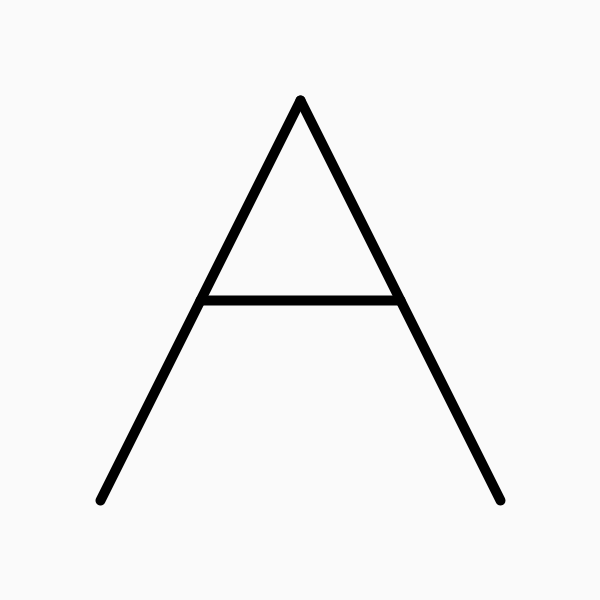
Frame 1 (no input)
Frame 60 (the mouse pressed at the canvas centre just before this capture): identical to frame 1, image omitted
Frame 120 (the mouse held since frame 60 and released just before this capture): identical to frame 1, image omitted

The Processing sketch that drew this single still picture (run headless with seeded random() and noise(); from frame 60 on, the mouse is pressed at the canvas centre):

// Processing sketch: letter_moving
// ── letter_moving.pde
// Velocity of motion
int velocity = 5;
// Image variable
PImage img;
// Variables to track keyboard presses
boolean keyboard_w = false, keyboard_s = false, keyboard_a = false, keyboard_d = false;
// Variables to track previous direction of motion - options are "w", "a", "s", "d", "none"
String was_vertical = "none", was_horizontal = "none";

// Vertex class
public class Vertex {
  int x = 0;
  int y = 0;
  boolean going_down = false;
  boolean going_up = false;
  boolean going_left = false;
  boolean going_right = false;
  boolean at_top = false;
  boolean at_bottom = false;
  boolean at_left = false;
  boolean at_right = false;
  
  // Vertex class
  public Vertex(int input_x, int input_y) {
    x = input_x;
    y = input_y;
  }
  
  // Move the vertex down
  public void move_down(){
    y += velocity;
  }
  
  // Move the vertex up
  public void move_up(){
    y -= velocity;
  }
  
  // Move the vertex left
  public void move_left(){
    x -= velocity;
  }
  
  // Move the vertex right
  public void move_right(){
    x += velocity;
  }
  
  // Flips the current direction for vertical
  public void flip_vertical_dir(){
    going_down = !going_down;
    going_up = !going_up;
  }
  
  // Flips the current direction for horizontal
  public void flip_horizontal_dir(){
    going_left = !going_left;
    going_right = !going_right;
  }
  
  // Checks if the vertex has hit the left or right bounds
  private void check_x_bounds(){
    if (x == 0){
      at_left = true;
      at_right = false;
    } else if (x == 600){
      at_left = false;
      at_right = true;
    }
  }
  
  // Moves the vertex horizontally
  public void move_horizontal(){
    check_x_bounds();
    if (at_left) {
      move_right();
      if (going_left) {
        going_right = true;
        going_left = false;
      }
      at_left = false;
    } 
    else if (at_right) {
      move_left();
      if (going_right) {
        going_left = true;
        going_right = false;
      }
      at_right = false;
    } 
    else if (going_left) move_left();
    else if (going_right) move_right();
  }
  
  // Checks if the vertex has hit the top or bottom bounds
  private void check_y_bounds(){
    if (y == 0){
      at_top = true;
      at_bottom = false;
    } else if (y == 600){
      at_top = false;
      at_bottom = true;
    }
  }
  
  // Moves the vertex vertically
  public void move_vertical(){
    check_y_bounds();
    if (at_top) {
      move_down();
      if (going_up) {
        going_down = true;
        going_up = false;
      }
      at_top = false;
    } 
    else if (at_bottom) {
      move_up();
      if (going_down) {
        going_up = true;
        going_down = false;
      }
      at_bottom = false;
    } 
    else if (going_up) move_up();
    else if (going_down) move_down();
  }
} // Vertex class end

// Instantiate vertices for the letter A
Vertex top_vertex = new Vertex(300, 100);
Vertex left_vertex = new Vertex(100, 500);
Vertex right_vertex = new Vertex(500, 500);
Vertex left_midpoint = new Vertex(0, 0);
Vertex right_midpoint = new Vertex(0, 0);

// Finds the midpoint of two vertices, v1 and v2
void find_midpoint(Vertex v1, Vertex v2, Vertex m){
  m.x = (v1.x+v2.x)/2;
  m.y = (v1.y+v2.y)/2;
}

// Decides how to move vertices based on booleans
void move(){
  if (keyboard_w) {
    top_vertex.move_vertical(); //up
    left_vertex.move_vertical(); //down
    right_vertex.move_vertical(); //down
  }
  if (keyboard_s) {
    top_vertex.move_vertical(); //down
    left_vertex.move_vertical(); //up
    right_vertex.move_vertical(); //up
  }
  if (keyboard_a) {
    top_vertex.move_horizontal(); //left
    left_vertex.move_horizontal(); //left
    right_vertex.move_horizontal(); //right
  }
  if (keyboard_d) {
    top_vertex.move_horizontal(); //right
    left_vertex.move_horizontal(); //left
    right_vertex.move_horizontal(); //left
  }
}

// Setup
void setup(){
  size(600, 600);
}

// Draw
void draw(){
  // Midpoint vertices
  find_midpoint(top_vertex, left_vertex, left_midpoint);
  find_midpoint(top_vertex, right_vertex, right_midpoint);
  // Common variables
  background(250);
  strokeWeight(10);
  // Draw lines
  line(top_vertex.x, top_vertex.y, left_vertex.x, left_vertex.y);
  line(top_vertex.x, top_vertex.y, right_vertex.x, right_vertex.y);
  line(left_midpoint.x, left_midpoint.y, right_midpoint.x, right_midpoint.y);
  // Process boolean flags of vertices and move lines accordingly
  move();
}
    
// Processes key press and handles direction changing
void keyPressed(){
  if (key == 'w') {
    keyboard_w = true;
    if (was_vertical == "s") {
      top_vertex.flip_vertical_dir();
      left_vertex.flip_vertical_dir();
      right_vertex.flip_vertical_dir();
    }
    else if (was_vertical == "none") {
      top_vertex.going_up = true;
      left_vertex.going_down = true;
      right_vertex.going_down = true;
    }
    was_vertical = "w";
  }
  if (key == 's') {
    keyboard_s = true;
    if (was_vertical == "w") {
      top_vertex.flip_vertical_dir();
      left_vertex.flip_vertical_dir();
      right_vertex.flip_vertical_dir();
    }
    else if (was_vertical == "none") {
      top_vertex.going_down = true;
      left_vertex.going_up = true;
      right_vertex.going_up = true;
    }
    was_vertical = "s";
  }
  if (key == 'a') {
    keyboard_a = true;
    if (was_horizontal == "d") {
      top_vertex.flip_horizontal_dir();
      left_vertex.flip_horizontal_dir();
      right_vertex.flip_horizontal_dir();
    }
    else if (was_horizontal == "none") {
      top_vertex.going_left = true;
      left_vertex.going_right = true;
      right_vertex.going_right = true;
    }
    was_horizontal = "a";
  }
  if (key == 'd') {
    keyboard_d = true;
    if (was_horizontal == "a") {
      top_vertex.flip_horizontal_dir();
      left_vertex.flip_horizontal_dir();
      right_vertex.flip_horizontal_dir();
    }
    else if (was_horizontal == "none") {
      top_vertex.going_right = true;
      left_vertex.going_left = true;
      right_vertex.going_left = true;
    }
    was_horizontal = "d";
  }
}
          
// Processes letting go of keys
void keyReleased(){
  if (key == 'w') {
    keyboard_w = false;
  }
  if (key == 's') {
    keyboard_s = false;
  }
  if (key == 'a') {
    keyboard_a = false;
  }
  if (key == 'd') {
    keyboard_d = false;
  }
}
